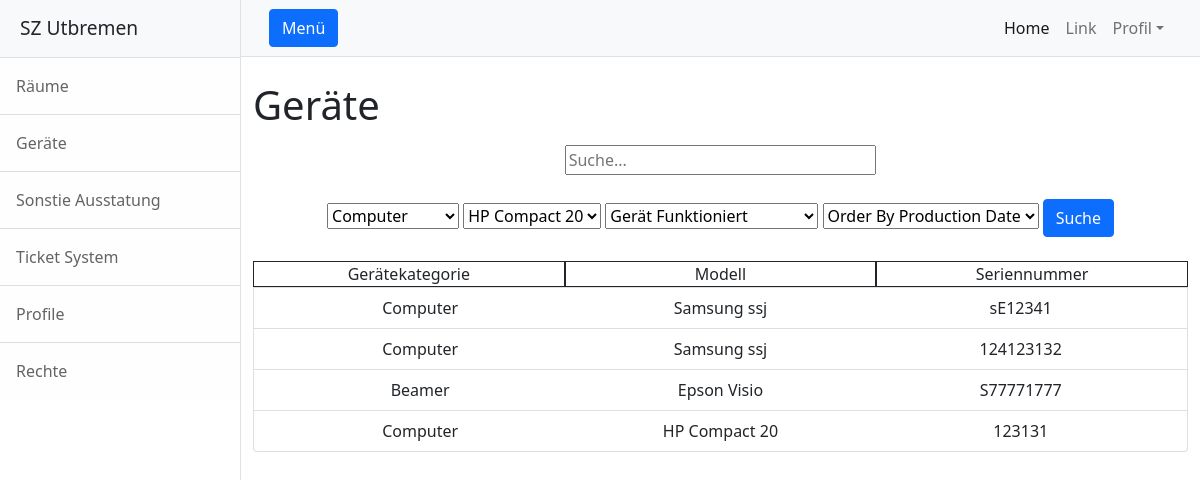
Screenshot of /deviceview (signed in) with the database file from the repository.
### inventory_management/models.py (models this page shows, shortened)
class Device(models.Model):
    class Meta:
        verbose_name = "Geräte"
        verbose_name_plural = "Geräte"
    device_type = models.ForeignKey(DeviceType, on_delete=models.SET_NULL, default=None, verbose_name="Kategorie",
                                    null=True)
    serial_num = models.CharField(max_length=20, blank=False, default=None, verbose_name="Serien Nummer")
    production_date = models.DateField(default=datetime.date.today, verbose_name="Produktions Datum")
    warranty_date = models.DateField(default=datetime.date.today, verbose_name="Garantie Ablauf Datum")
    is_working = models.CharField(max_length=13, choices=yes_no_choice, default="Gerät Funktioniert", verbose_name="Funktonsfähig?")
    issues = models.CharField(max_length=50, default="keine Fehler", blank=True, verbose_name="Geräte Fehler")
    hints = models.CharField(max_length=50, default="keine Hinweise", blank=True, verbose_name="Hinweise")
    room = models.ForeignKey(Room, blank=True, on_delete=models.SET_NULL, null=True, verbose_name="Raum")

class DeviceType(models.Model):
    class Meta:
        verbose_name = "Geräte Typ"
        verbose_name_plural = "Geräte Typen"
    category = models.ForeignKey(DeviceCategory, on_delete=models.SET_NULL, default=None, verbose_name="Kategorie",
                                 null=True)
    brand = models.CharField(max_length=10, verbose_name="Marke")
    model = models.CharField(max_length=10, verbose_name="Geräte Modell")
    def __str__(self):
        return f'{self.brand} {self.model}'

class DeviceCategory(models.Model):
    class Meta:
        verbose_name = "Kategorie"
        verbose_name_plural = "Kategorien"
    name = models.CharField(max_length=10, blank=True, default=None, verbose_name="Name der Kategorie")
    def __str__(self):
        return f'{self.name}'

### inventory_management/views.py (the view, shortened to what this page needs)
# urls.py: path('deviceview', DeviceListView.as_view(), name="device_list"),
class DeviceListView(ListView):
    model = Device
    paginate_by = 10
    def get_queryset(self):
        query_search = self.request.GET.get('search_dev')
        if query_search == "":
            return Device.objects.all()
        form = FilterFormDevices(self.request.GET or None)
        if query_search is not None:
            return Device.objects.filter(
                Q(device_type__category__name__contains=query_search) |
                Q(device_type__brand__contains=query_search) |
                Q(device_type__model=query_search) |
                Q(device_type__device__serial_num__contains=query_search))
        return Device.objects.all()
    def get_context_data(self, **kwargs):
        if self.request.user.is_authenticated:
            context = super(DeviceListView, self).get_context_data(**kwargs)
            f1 = FilterFormDevices
            context['form'] = f1
            return context
        else:
            self.template_name = 'inventory_management/no_login.html'
            redirect('device_list')
            return {}

### inventory_management/templates/inventory_management/device_list.html (shortened to what this page needs)
{% extends 'inventory_management/base.html' %}
{% load static %}
{% block Extra_CSS %}
    {% static 'inventory_management/list_style.css' %}
{% endblock Extra_CSS %}
{% block content %}
    <h1 class="mb-3">Geräte</h1>
    <div>
        <form method="get" action="{% url 'device_list' %}" name="search_dev">
            <div class="d-flex justify-content-center">
                <input class = "SearchColumn" type="text" id="search" name="search_dev" placeholder="Suche...">
            </div>
        </form>
    </div>
    <br>
    <div class="d-flex justify-content-center">
        <form method="get" action="{% url 'device_list' %}">
            {{ form.as_table }}
            <button type="submit" id = "button_search" name="search_2" class="btn btn-primary">Suche</button>
        </form>
    </div>
    <br>
    <div class="list-group">
        {% if device_list %}
            <div>
                <div class="ListColumn">
                    <div class="border border-dark">Gerätekategorie</div>
                </div>
                <div class="ListColumn">
                    <div class="border border-dark">Modell</div>
                </div>
                <div class="ListColumn">
                    <div class="border border-dark">Seriennummer</div>
                </div>
            </div>
            {% for device in device_list %}
                <a href="device/{{ device.id }}" class="list-group-item list-group-item-action">
                    <div class="ListColumn">{{ device.device_type.category }}</div>
                    <div class="ListColumn">{{ device.device_type }}</div>
                    <div class="ListColumn">{{ device.serial_num }}</div>
                </a>
            {% endfor %}
        {% else %}
            <p>No Devices</p>
        {% endif %}
    </div>
{% endblock content %}

### inventory_management/static/inventory_management/list_style.css (style rules this page uses)
.ListColumn { float: left; margin: 0px; width: 33.33%; text-align: center; }
.SearchColumn { float: left; margin: 0px; width: 33.33%; }

### rows the page displays
Device: device_type.category "Computer", device_type "Samsung ssj", serial_num "sE12341"
Device: device_type.category "Computer", device_type "Samsung ssj", serial_num "124123132"
Device: device_type.category "Beamer", device_type "Epson Visio", serial_num "S77771777"
Device: device_type.category "Computer", device_type "HP Compact 20", serial_num "123131"
